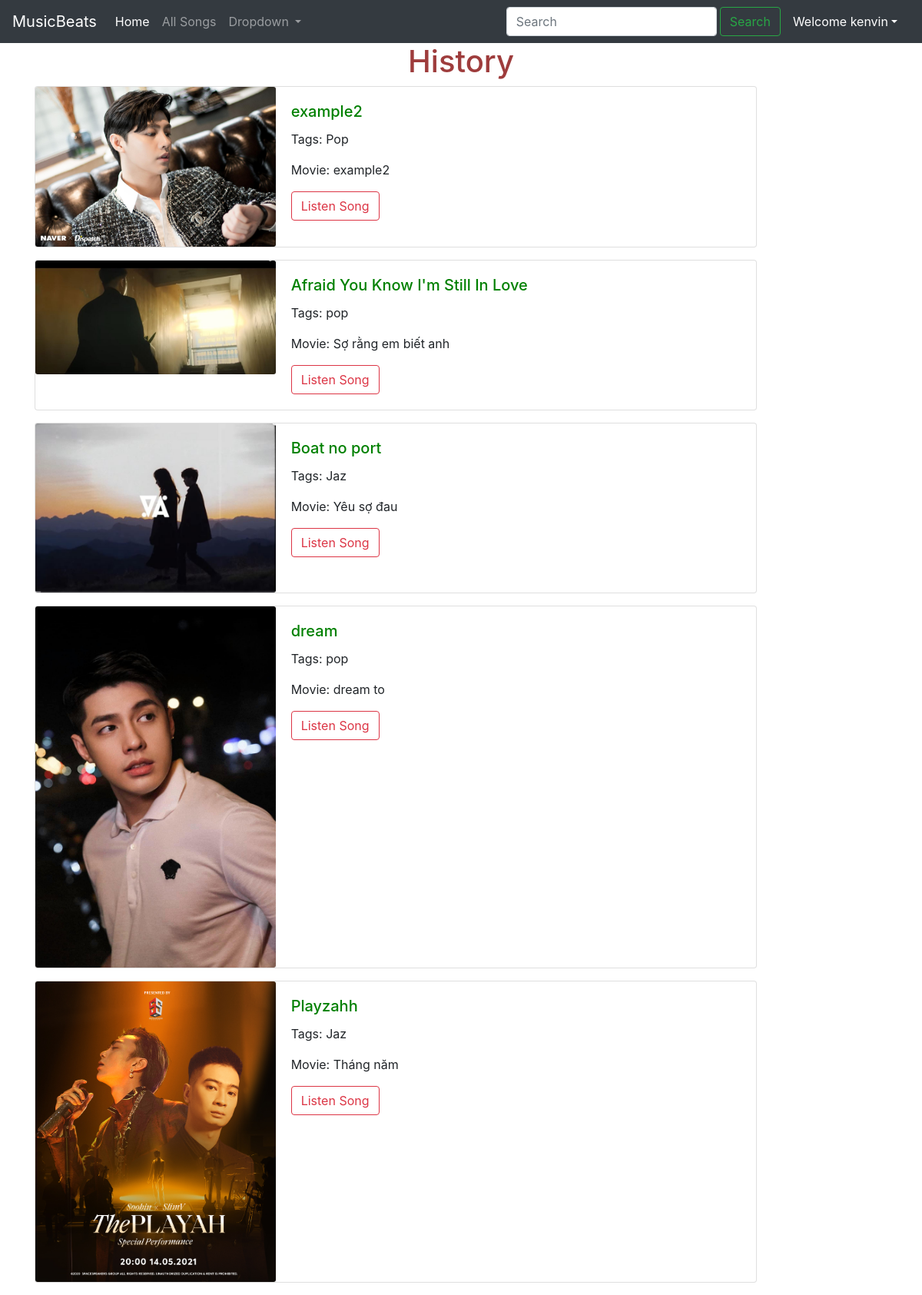
The page /musicbeats/history (signed in) on the database its author committed.
### musicbeats/models.py (models this page shows, shortened)
class Song(models.Model):
	song_id = models.AutoField(primary_key = True)
	name = models.CharField(max_length = 2000)
	singer = models.CharField(max_length = 2000)
	tags = models.CharField(max_length = 100)
	image = models.ImageField(upload_to = 'images', default ="")
	song = models.FileField(upload_to = 'images')
	movie = models.CharField(max_length = 1000, default ="")
	credit = models.CharField(max_length = 100000, default ="")

### musicbeats/views.py (the view)
# urls.py: path('history', views.history, name = 'history'),
def history(request):
	if request.method == "POST":
		user = request.user
		music_id = request.POST['music_id']
		history = History(user = user, music_id = music_id)
		history.save()
		return redirect(f"/musicbeats/songs/{music_id}")
	history = History.objects.filter(user = request.user)
	ids = []
	for i in history:
		ids.append(i.music_id)
	preserved = Case(*[When(pk=pk, then=pos) for pos, pk in enumerate(ids)])
	song = Song.objects.filter(song_id__in = ids).order_by(preserved)
	return render(request, 'musicbeats/history.htm', {"history": song})

### musicbeats/templates/musicbeats/history.htm (shortened to what this page needs)
{%extends 'musicbeats/basic.htm'%}
{% block body %}
{% load static %}
<h1 style="color: rgb(158, 60, 60); text-align: center;">History</h1>
<div class="container">
{% for i in history reversed %}
<div class="card mb-3" style="max-width: 940px; padding-top: 0%;">
    <div class="row no-gutters">
      <div class="col-md-4">
        <img src="/media/{{i.image}}" class="card-img" alt="...">
      </div>
      <div class="col-md-8">
        <div class="card-body">
          <h5 class="card-title" style="color: green; font-weight: 550;">{{i.name}}</h5>
          <p class="card-text">Tags: {{i.tags}}</p>
        <p class="card-text">Movie: {{i.movie}}</p>
          <a href="/musicbeats/songs/{{i.song_id}}"><button class="btn btn-outline-danger">Listen Song</button></a>
        </div>
      </div>
    </div>
  </div>
  {% endfor %}
</div>
{% endblock %}

### musicbeats/templates/musicbeats/basic.htm (shortened to what this page needs)
<!doctype html>
<html lang="en">
  <head>
    <link rel="stylesheet" href="https://cdn.jsdelivr.net/npm/bootstrap@4.4.1/dist/css/bootstrap.min.css">
  </head>
  <body>
    {% load static %}
    <nav class="navbar navbar-expand-lg navbar-dark bg-dark">
  <a class="navbar-brand" href="/">MusicBeats</a>
  <div class="collapse navbar-collapse" id="navbarSupportedContent">
    <ul class="navbar-nav mr-auto">
      <li class="nav-item active">
        <a class="nav-link" href="/">Home <span class="sr-only">(current)</span></a>
      </li>
      <li class="nav-item">
        <a class="nav-link" href="/musicbeats/songs/">All Songs</a>
      </li>
      <li class="nav-item dropdown">
        <a class="nav-link dropdown-toggle" href="#" id="navbarDropdown" role="button" data-toggle="dropdown" aria-haspopup="true" aria-expanded="false">
          Dropdown
        </a>
      </li>
    </ul>
    <form class="form-inline my-2 my-lg-0" method="GET" action="/musicbeats/search">
      <input name="query" class="form-control mr-sm-1" type="search" placeholder="Search" aria-label="Search">
      <button class="btn btn-outline-success my-2 my-sm-0" type="submit">Search</button>
    </form>
  </div>
    {% if user.is_authenticated %}
      <li class="nav nav-item dropdown">
          <a class="nav-link dropdown-toggle" style="color: white;" href="#" id="navbarDropdown" role="button" data-toggle="dropdown" aria-haspopup="true" aria-expanded="false">Welcome {{request.user}}</a>
        </li>
      {% else %}
       <div class="my-2" style="padding-left: 1%;">
            <a href="/musicbeats/login"><button class="btn btn-sm btn-danger">Login</button></a>
            <a href="/musicbeats/signup"><button class="btn btn-sm btn-danger">Signup</button></a>
        </div>
  {% endif %}
</nav>
{% block body %}
{% endblock %}
  </body>
</html>

### rows shown on the page
Song: image (picture), name "example2", tags "Pop", movie "example2"
Song: image (picture), name "Afraid You Know I'm Still In Love", tags "pop", movie "Sợ rằng em biết anh"
Song: image (picture), name "Boat no port", tags "Jaz", movie "Yêu sợ đau"
Song: image (picture), name "dream", tags "pop", movie "dream to"
Song: image (picture), name "Playzahh", tags "Jaz", movie "Tháng năm"

### other values the page prints
{{ request.user }} "kenvin"
